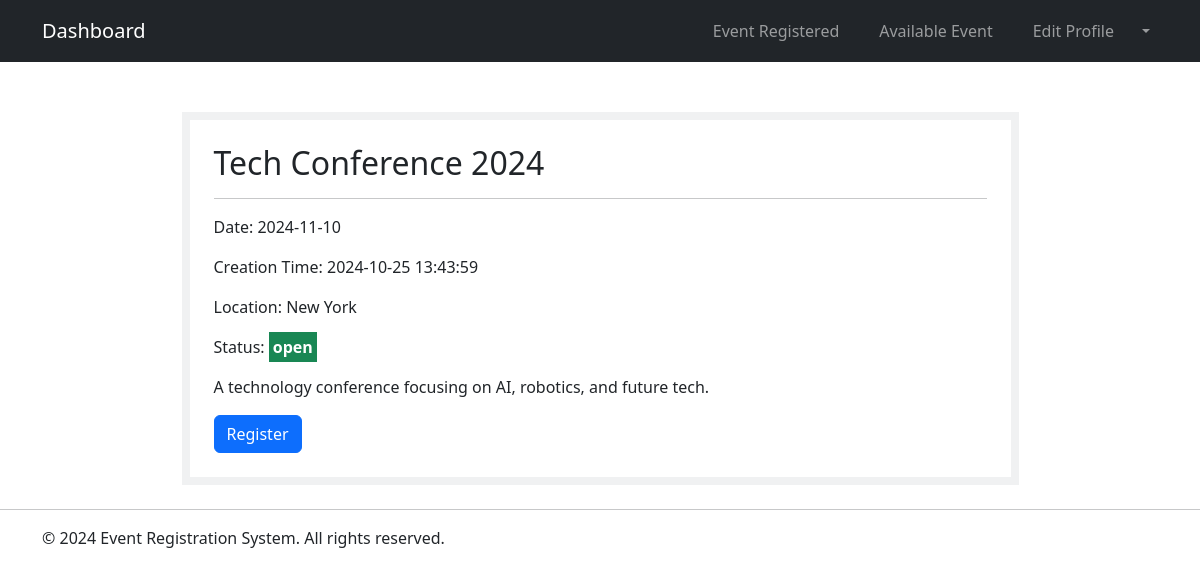
Screenshot of /user/event_detail.php?id=1 (signed in) with the database file from the repository.
### tables this page shows
CREATE TABLE IF NOT EXISTS events (
    id INT AUTO_INCREMENT PRIMARY KEY,
    event_name VARCHAR(255) NOT NULL,
    event_date DATE NOT NULL,
    event_location VARCHAR(255) NOT NULL,
    event_description TEXT NOT NULL,
    event_image VARCHAR(255) NOT NULL,
    max_participants INT NOT NULL,
    created_at TIMESTAMP DEFAULT CURRENT_TIMESTAMP,
    updated_at TIMESTAMP ON UPDATE CURRENT_TIMESTAMP,
    event_status ENUM('open', 'closed', 'canceled') DEFAULT 'open'
);

### user/event_detail.php (the view, shortened to what this page needs)
<?php
require '../database/config.php';
if(isset($_GET['id'])){
  $event_id = $_GET['id'];
}else{
  header('location: ../dashboard.php');
}
$sql = "SELECT * FROM events WHERE id = ? AND event_status = 'open'";
$stm = $db->prepare($sql);
if($stm->execute([$event_id])){
  $event = $stm->fetch(PDO::FETCH_ASSOC);
}else{
  $err_query = 1;
}
include '../includes/header.php';
?>
<body>
  <?php include '../includes/navbar2.php'; ?>
  <br />
  <br />
  <div class = 'container'>
    <?php
    if(isset($err_query)){
      unset($err_query);
    ?>
    <h1>Oops, something went wrong!</h1>
    <p>page is not found...</p>
    <?php
    }else{
    ?>
    <div id="content" class="w-75 mx-auto my-4 p-2 bg-secondary bg-opacity-10">
      <div class = 'bg-white mx-auto p-4'>
        <div>
          <h2><?= htmlspecialchars($event['event_name']) ?></h2> <hr>
          <p>Date: <?= htmlspecialchars($event['event_date']) ?></p>
          <p>Creation Time: <?= htmlspecialchars($event['created_at']) ?></p>
          <p>Location: <?= htmlspecialchars($event['event_location']) ?></p>
          <p>Status: <?php
          $status = '<p class="text-white bg-danger p-1">';
          if ($event['event_status'] === 'open') {
            $status = '<b class="text-white bg-success p-1">';
          }
          echo $status . htmlspecialchars($event['event_status']) . "</b>";
          ?></p>
          <p><?= htmlspecialchars($event['event_description']) ?></p>
        </div>
        <div>
          <form action="event_registration.php" method="POST">
            <button type="submit" class = 'btn btn-primary'>Register</button>
          </form>
        </div>
      </div>
      <?php
      }
      ?>
    </div>
  </div>
  <hr>
    <?php include '../includes/footer.php'; ?>
</body>

### rows the page displays
events: event_name "Tech Conference 2024", event_date "2024-11-10", created_at "2024-10-25 13:43:59", event_location "New York", event_status "open", event_description "A technology conference focusing on AI, robotics, and future tech."
